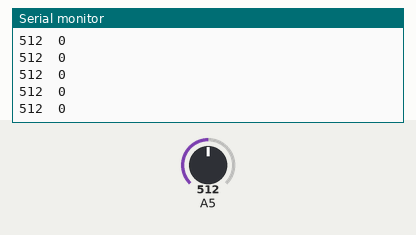
Recording of a sketch running on a simulated Arduino Uno, built with avr-gcc and run on an emulated ATmega328P. Parts: the last lines printed to the serial monitor. The test bench sets the inputs (shaded band); at power-on: A5 = 512.

Above: at 1.2 s.
1.3 s: A5 set to 991
At 1.8 s:
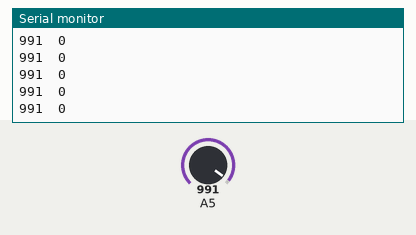
2.8 s: A5 set to 1018
At 3.3 s:
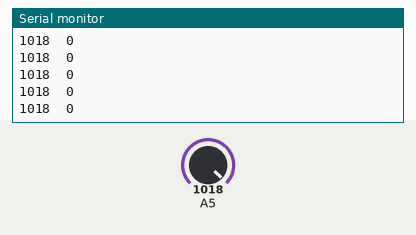
Timing chart, 0 to 5.8 s (numbered marks = the images above; inputs shaded):
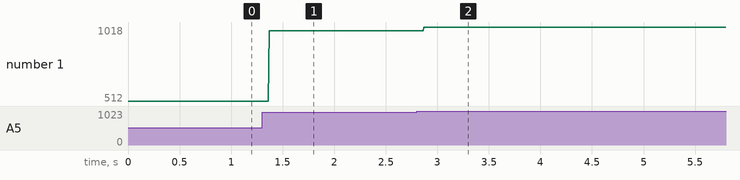

Measured:
- after the input at 1.3 s, the serial monitor: prints a new line after 0.07 s (image 1)
- after the input at 2.8 s, the serial monitor: prints a new line after 0.07 s (image 2)
- plotted number 1: 512 → 991 after the input at 1.3 s, 991 → 1018 after the input at 2.8 s

The sketch:

TestTimeout.ino
```cpp
/*
   Test tiempo de cambio de una variable
*/
int sensor;
int timeOut = 3000, min = 800, max = 1024;
boolean Flag ;

void setup() {
  Serial.begin(9600);
}

void loop() {
  // put your main code here, to run repeatedly:
  sensor = analogRead(A5);
  Flag = timeOutValue(sensor, timeOut, min, max);
  Serial.print(sensor);
  Serial.print('\t');
  Serial.println(Flag);
}
bool timeOutValue(int input, unsigned long timeOut, int min, int max) {
  static unsigned long lastTime;
  static unsigned int time;
  static bool lastValue, value;
  unsigned long now = millis();
  unsigned long timeChange = (now - lastTime);

  if (timeChange >= 5 && lastValue == false)
  {
    if ( time < (timeOut / 5)) {
      if (input < min && input > max ) {
        time = 0;
        value = false;
      }
      time++;
    } else {
      time = 0;
      if (input >= min && input <= max) value = true;
    }
    lastTime = now;
  } else {
    lastTime = 0;
    if (input >= min && input <= max) value = true;
    else value = false;
  }
  lastValue = value;
  return value;
}
```
